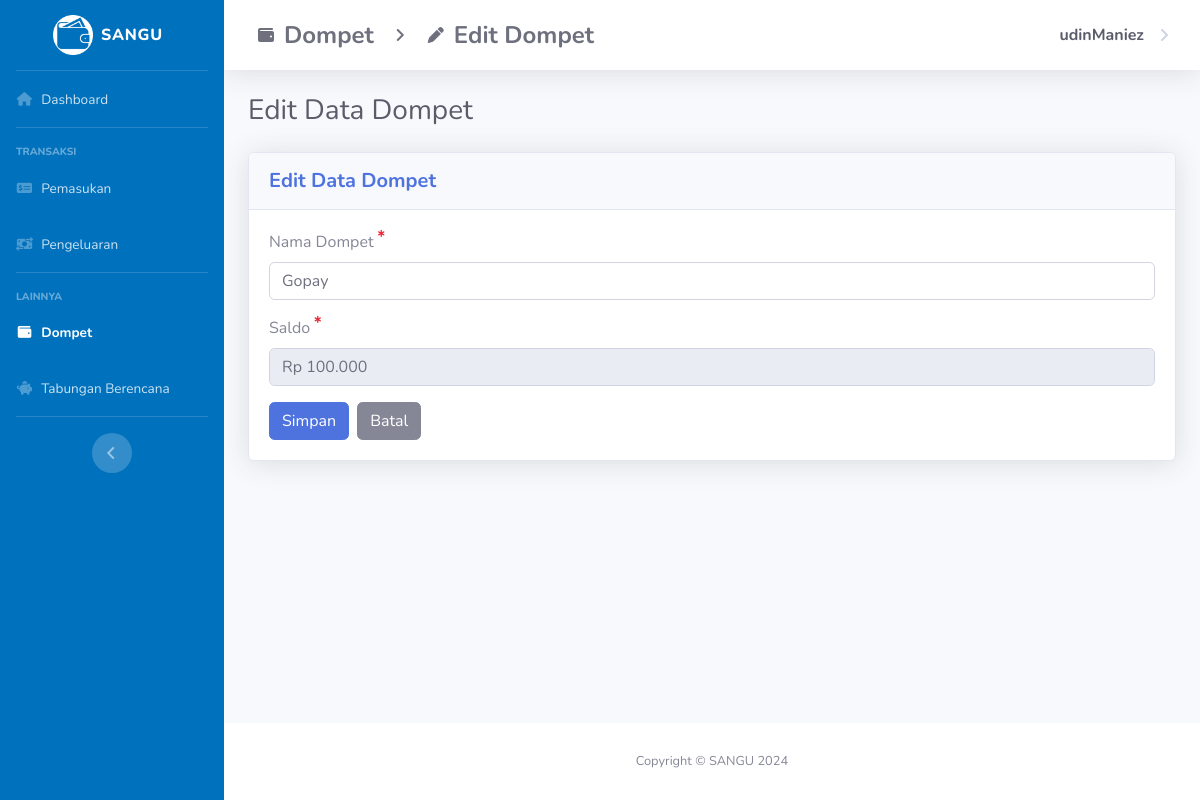
/editdompet.php?update=1 (signed in), run on an earlier commit of the app's database.
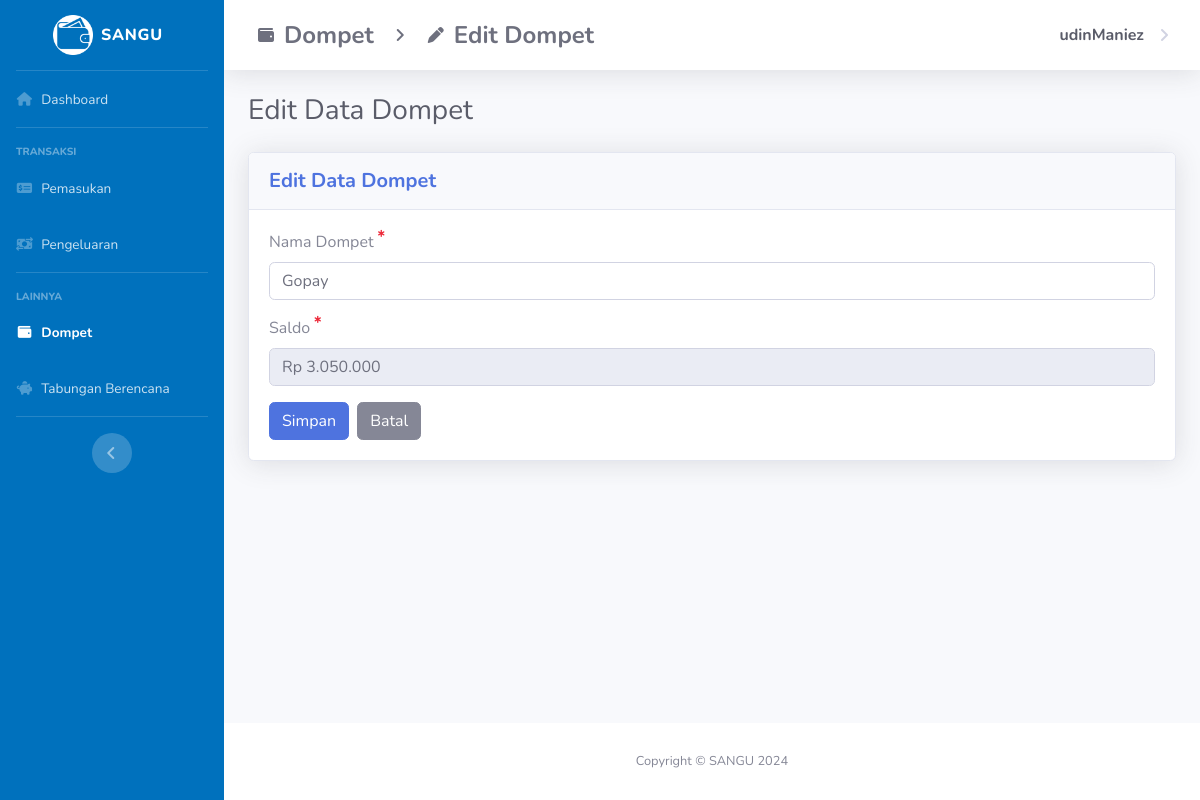
And on a later commit of the database.
### tables this page shows
CREATE TABLE `dompet` (
  `id_dompet` int(11) NOT NULL,
  `nama_dompet` varchar(100) NOT NULL,
  `saldo` int(11) NOT NULL DEFAULT 0,
  `id_pengguna` int(11) DEFAULT NULL
);

### editdompet.php (the view, shortened to what the changed rows need)
<?php
    include "ExeFiles/koneksi.php";
    $query_select = mysqli_query($mysqli, "SELECT * FROM `dompet` WHERE `id_dompet` = '$_GET[update]'");
    $result = mysqli_fetch_assoc($query_select);
    function rupiahFormat($number) {
        return 'Rp ' . number_format($number, 0, ',', '.');
    }
?>
<!DOCTYPE html>
<html lang="en">
<head>
    <link rel="stylesheet" href="https://cdnjs.cloudflare.com/ajax/libs/font-awesome/6.5.2/css/all.min.css" />
    <link href="Assets/css/sb-admin-2.min.css" rel="stylesheet">
    <link href="Assets/css/styles.css" rel="stylesheet">
</head>
<body id="page-top">
    <div id="wrapper">
        <div id="content-wrapper" class="d-flex flex-column">
            <div id="content">
                <div class="container-fluid">
                    <div class="card shadow mb-4">
                        <div class="card-body">
                            <form action="" method="POST">
                                <div class="form-group">
                                    <label for="nama_dompet">Nama Dompet <i class="fas fa-star-of-life" style="font-size: 7px; vertical-align: top; color: #ED2939"></i></label>
                                    <input type="text" id="nama_dompet" name="nama_dompet" class="form-control" placeholder="Masukkan nama dompet Anda..." value="<?= $result['nama_dompet'] ?>" required>
                                </div>
                                <div class="form-group">
                                    <label for="saldo">Saldo <i class="fas fa-star-of-life" style="font-size: 7px; vertical-align: top; color: #ED2939"></i></label>
                                    <input type="text" id="saldo" name="saldo" class="form-control" placeholder="Masukkan saldo awal dompet Anda..." onkeyup="formatRupiah(this)" value="<?= rupiahFormat($result['saldo']) ?>" readonly>
                                </div>
                            </form>
                        </div>
                    </div>
                </div>
            </div>
        </div>
    </div>
</body>
</html>

What changed in the data, as far as the page shows it:
changed dompet "Gopay": saldo "Rp 100.000" → "Rp 3.050.000"
